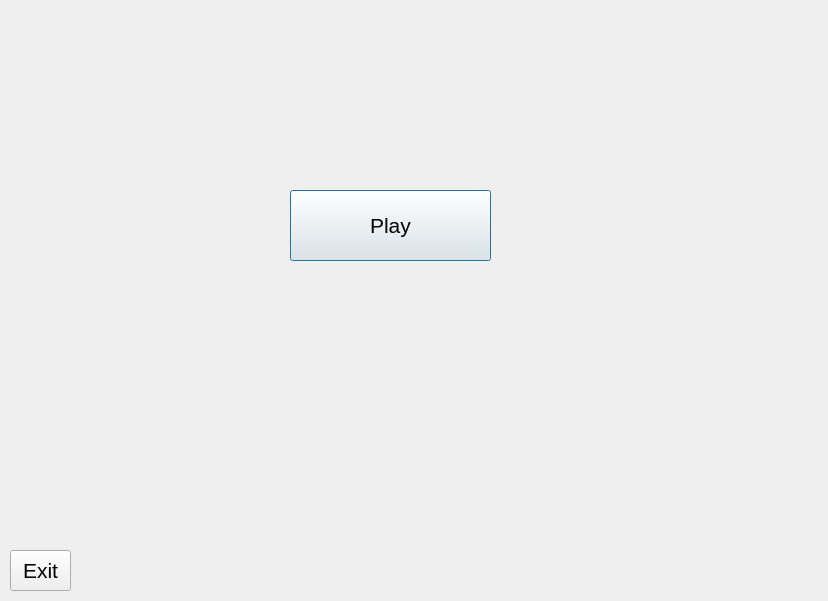
<?xml version="1.0" encoding="UTF-8"?>
<ui version="4.0">
 <class>gameMenu</class>
 <widget class="QDialog" name="gameMenu">
  <property name="geometry">
   <rect>
    <x>0</x>
    <y>0</y>
    <width>828</width>
    <height>601</height>
   </rect>
  </property>
  <property name="windowTitle">
   <string>Dialog</string>
  </property>
  <widget class="QPushButton" name="play">
   <property name="geometry">
    <rect>
     <x>290</x>
     <y>190</y>
     <width>201</width>
     <height>71</height>
    </rect>
   </property>
   <property name="font">
    <font>
     <pointsize>16</pointsize>
    </font>
   </property>
   <property name="text">
    <string>Play</string>
   </property>
  </widget>
  <widget class="QPushButton" name="exit">
   <property name="geometry">
    <rect>
     <x>10</x>
     <y>550</y>
     <width>61</width>
     <height>41</height>
    </rect>
   </property>
   <property name="font">
    <font>
     <pointsize>16</pointsize>
    </font>
   </property>
   <property name="text">
    <string>Exit</string>
   </property>
  </widget>
  <widget class="QLabel" name="nameP">
   <property name="geometry">
    <rect>
     <x>600</x>
     <y>10</y>
     <width>221</width>
     <height>31</height>
    </rect>
   </property>
   <property name="font">
    <font>
     <pointsize>16</pointsize>
    </font>
   </property>
   <property name="text">
    <string/>
   </property>
  </widget>
 </widget>
 <resources/>
 <connections>
  <connection>
   <sender>exit</sender>
   <signal>clicked()</signal>
   <receiver>gameMenu</receiver>
   <slot>close()</slot>
   <hints>
    <hint type="sourcelabel">
     <x>55</x>
     <y>575</y>
    </hint>
    <hint type="destinationlabel">
     <x>118</x>
     <y>574</y>
    </hint>
   </hints>
  </connection>
 </connections>
</ui>
